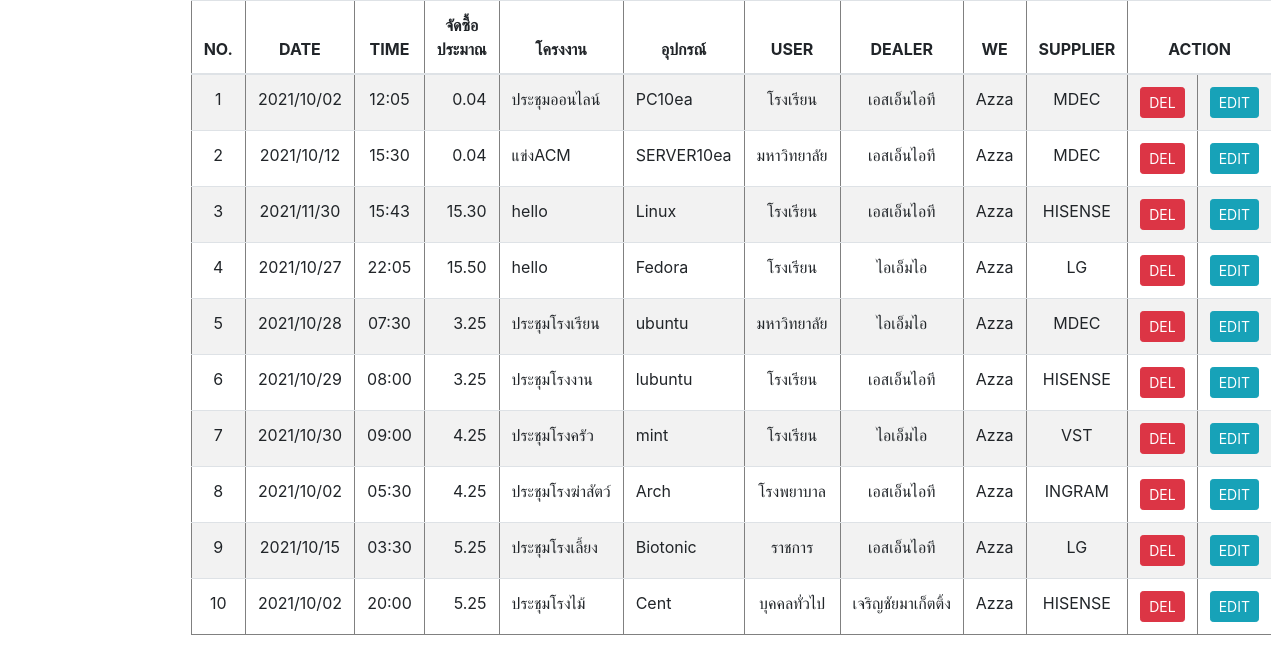
Page /customer/customer_show.php on the committed database.
### tables this page shows
CREATE TABLE `customer` (
  `CUSTOMER_ID` int(9) NOT NULL,
  `CREATE_DATE` varchar(255) NOT NULL,
  `TIME` varchar(255) NOT NULL,
  `AMOUNT` float NOT NULL,
  `JOB` varchar(255) NOT NULL,
  `EQUIPMENT` varchar(255) NOT NULL,
  `USER` varchar(255) NOT NULL,
  `DEALER` varchar(255) NOT NULL,
  `WE` varchar(255) NOT NULL DEFAULT 'Azza',
  `SUPPLIER` varchar(255) NOT NULL
);

### customer/customer_show.php (the view, shortened to what this page needs)
<?php
$conn=new Databases;
$conn = $conn->__construct();
$query = "SELECT * FROM customer";
$result = mysqli_query($conn, $query);
?>
<!DOCTYPE html PUBLIC "-//W3C//DTD XHTML 1.0 Transitional//EN" "http://www.w3.org/TR/xhtml1/DTD/xhtml1-transitional.dtd">
<html xmlns="http://www.w3.org/1999/xhtml">
<head>
<link rel="stylesheet" href="https://cdn.jsdelivr.net/npm/bootstrap@4.6.0/dist/css/bootstrap.min.css">
    <link href="https://unpkg.com/gijgo@1.9.13/css/gijgo.min.css" rel="stylesheet" type="text/css" />
</head>
<body>
<table border='1' style="width:80%;margin-left:15%" class="table table-striped table-lg">
  <thead align="center">
    <tr>
      <th>NO.</th>
      <th>DATE</th>
      <th>TIME</th>
      <th>จัดซื้อประมาณ</th>
      <th>โครงงาน</th>
      <th>อุปกรณ์</th>
      <th>USER</th>
      <th>DEALER</th>
      <th>WE</th>
      <th>SUPPLIER</th>
      <th colspan="2">ACTION</th>
    </tr>
  </thead>
  <tbody>
      <?php
		while($row = mysqli_fetch_array($result))
		{$idx=0;
		?>
		<tr id=<?php echo $row["CUSTOMER_ID"] ;?>>
    	<td width="2%" align="center"><nobr><?php echo $row[$idx]; ?></nobr></td>
    	<td width="3%" align="center"><nobr><?php echo $row["CREATE_DATE"]; ?></nobr></td>
    	<td width="3%" align="center"><nobr><?php echo $row["TIME"]; ?></nobr></td>
    	<td width="5%" align="right"><nobr><?php echo number_format($row["AMOUNT"],2); ?></nobr></td>
    	<td width="10%" align="left"><nobr><?php echo $row["JOB"]; ?></nobr></td>
        <td width="10%" align="left"><nobr><?php echo $row["EQUIPMENT"]; ?></nobr></td>
        <td width="6%" align="center"><nobr><?php echo $row["USER"]; ?></nobr></td>
        <td width="10%" align="center"><nobr><?php echo $row["DEALER"]; ?></nobr></td>
        <td width="5%" align="center"><nobr><?php echo $row["WE"]; ?></nobr></td>
        <td width="5%" align="center"><nobr><?php echo $row["SUPPLIER"]; ?></nobr></td>
        <td width="4%" align="center"><button class="btn btn-danger btn-sm" id="dels" name="dels" onclick="dels(<?php echo $row["CUSTOMER_ID"] ;?>)" >DEL</button></td>
        <td width="4%" align="center" ><button class="btn btn-info btn-sm" id="edits" name="edits" data-toggle="modal" data-target="#myModal-3" onclick="edits(<?php echo $row["CUSTOMER_ID"] ;?>)" >EDIT</button></td>
		</tr>
		<?php
	}
?>
  </tbody>
</table>
</body>
</body>
</html>

### rows in the picture
customer: CUSTOMER_ID "1", CREATE_DATE "2021/10/02", TIME "12:05", AMOUNT "0.04", JOB "ประชุมออนไลน์", EQUIPMENT "PC10ea", USER "โรงเรียน", DEALER "เอสเอ็นไอที", WE "Azza", SUPPLIER "MDEC"
customer: CUSTOMER_ID "2", CREATE_DATE "2021/10/12", TIME "15:30", AMOUNT "0.04", JOB "แข่งACM", EQUIPMENT "SERVER10ea", USER "มหาวิทยาลัย", DEALER "เอสเอ็นไอที", WE "Azza", SUPPLIER "MDEC"
customer: CUSTOMER_ID "3", CREATE_DATE "2021/11/30", TIME "15:43", AMOUNT "15.30", JOB "hello", EQUIPMENT "Linux", USER "โรงเรียน", DEALER "เอสเอ็นไอที", WE "Azza", SUPPLIER "HISENSE"
customer: CUSTOMER_ID "4", CREATE_DATE "2021/10/27", TIME "22:05", AMOUNT "15.50", JOB "hello", EQUIPMENT "Fedora", USER "โรงเรียน", DEALER "ไอเอ็มไอ", WE "Azza", SUPPLIER "LG"
customer: CUSTOMER_ID "5", CREATE_DATE "2021/10/28", TIME "07:30", AMOUNT "3.25", JOB "ประชุมโรงเรียน", EQUIPMENT "ubuntu", USER "มหาวิทยาลัย", DEALER "ไอเอ็มไอ", WE "Azza", SUPPLIER "MDEC"
customer: CUSTOMER_ID "6", CREATE_DATE "2021/10/29", TIME "08:00", AMOUNT "3.25", JOB "ประชุมโรงงาน", EQUIPMENT "lubuntu", USER "โรงเรียน", DEALER "เอสเอ็นไอที", WE "Azza", SUPPLIER "HISENSE"
customer: CUSTOMER_ID "7", CREATE_DATE "2021/10/30", TIME "09:00", AMOUNT "4.25", JOB "ประชุมโรงครัว", EQUIPMENT "mint", USER "โรงเรียน", DEALER "ไอเอ็มไอ", WE "Azza", SUPPLIER "VST"
customer: CUSTOMER_ID "8", CREATE_DATE "2021/10/02", TIME "05:30", AMOUNT "4.25", JOB "ประชุมโรงฆ่าสัตว์", EQUIPMENT "Arch", USER "โรงพยาบาล", DEALER "เอสเอ็นไอที", WE "Azza", SUPPLIER "INGRAM"
customer: CUSTOMER_ID "9", CREATE_DATE "2021/10/15", TIME "03:30", AMOUNT "5.25", JOB "ประชุมโรงเลี้ยง", EQUIPMENT "Biotonic", USER "ราชการ", DEALER "เอสเอ็นไอที", WE "Azza", SUPPLIER "LG"
customer: CUSTOMER_ID "10", CREATE_DATE "2021/10/02", TIME "20:00", AMOUNT "5.25", JOB "ประชุมโรงไม้", EQUIPMENT "Cent", USER "บุคคลทั่วไป", DEALER "เจริญชัยมาเก็ตติ้ง", WE "Azza", SUPPLIER "HISENSE"
